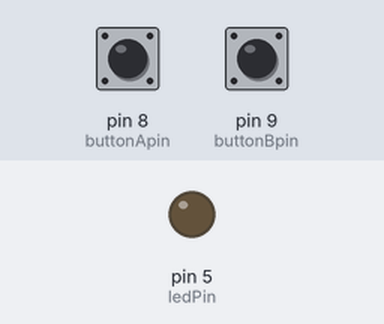
Recording of a sketch running on a simulated Arduino Uno, built with avr-gcc and run on an emulated ATmega328P. Parts: output pins drawn as LEDs (lit = HIGH). The inputs (shaded band) are chosen by the test bench; at power-on: pin 8 (buttonApin) HIGH, pin 9 (buttonBpin) HIGH.

Above: at 1.2 s.
1.3 s: pin 8 (buttonApin) pulled LOW for 0.15 s
At 2.5 s:
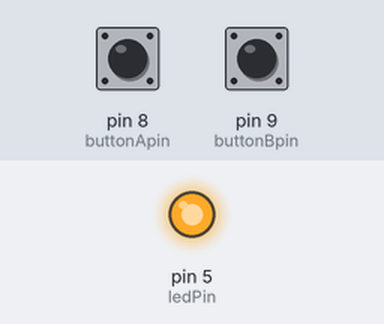
2.9 s: pin 9 (buttonBpin) pulled LOW for 0.15 s
At 3.8 s:
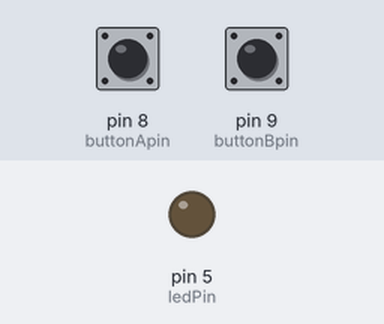
4.5 s: pin 8 (buttonApin) pulled LOW for 1 s
At 5.0 s:
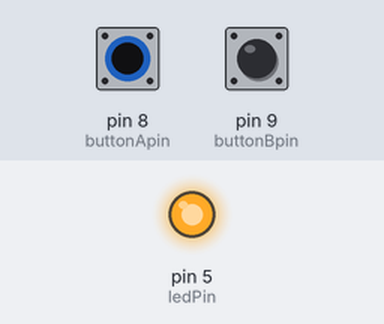
7.0 s: pin 8 (buttonApin) driven LOW and pin 9 (buttonBpin) driven LOW
At 8.2 s:
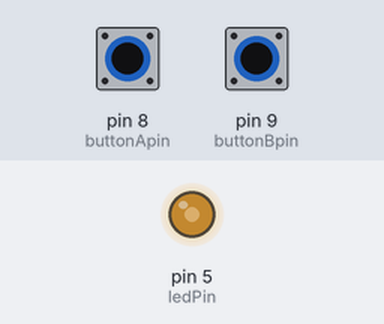
8.5 s: pin 9 (buttonBpin) driven HIGH
At 9.1 s:
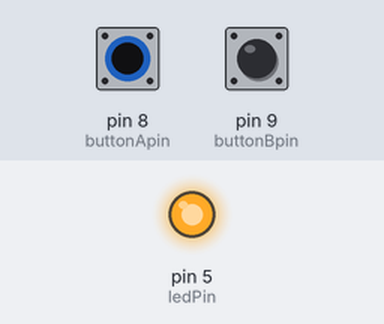
Timing chart, 0 to 11.0 s (numbered marks = the images above; inputs shaded):
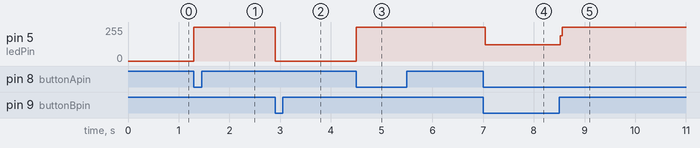

The sketch:

CIFT_BUTONLA_LED_KOD.ino
```cpp
int ledPin = 5; // Led'i 5 numaralı pine tak
int buttonApin = 8;   // Buton A'yı 9 numaralı pine tak
int buttonBpin = 9;   // Buton B'yi 8 numaralı pine tak

void setup()
{
  pinMode(ledPin, OUTPUT);
  pinMode(buttonApin, INPUT_PULLUP);
  pinMode(buttonBpin, INPUT_PULLUP);
}

void loop()   // Döngü(loop) işlevi sonsuza kadar tekrar tekrar çalışır.
{
  if (digitalRead(buttonApin) == LOW)   // if (Eğer) Buton A'ya basılırsa
  {
    digitalWrite(ledPin, HIGH);         // Güç ver
  }
  if (digitalRead(buttonBpin) == LOW)   // if (Eğer) Buton B'ye basılırsa
  {
    digitalWrite(ledPin, LOW);          // Gücü kes
  }
}


// Dol Academy eğitim içeriğinden de ulaşabilirisiniz...
```

Measured:
- after the input at 1.3 s, pin 5 (ledPin): 0/255 → 255/255 at once
- after the input at 2.9 s, pin 5 (ledPin): 255/255 → 0/255 at once
- after the input at 4.5 s, pin 5 (ledPin): 0/255 → 255/255 at once
- after the input at 7.0 s, pin 5 (ledPin): 255/255 → 122/255 at once
- after the input at 8.5 s, pin 5 (ledPin): 122/255 → 255/255 at once
